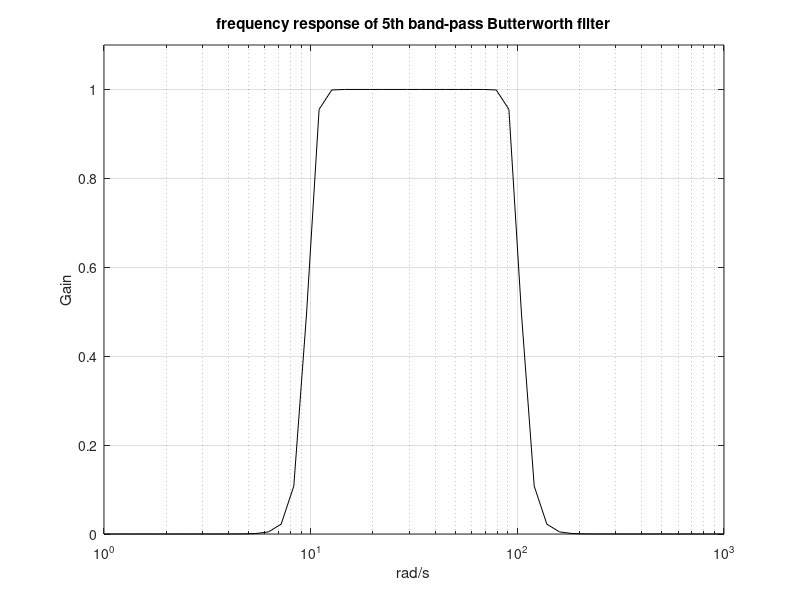

Recreate this plot in MATLAB.
% Frequency response of band-pass Butterworth filter
wl=10; % desired low cut-off frequency (rad/s)
wh=100; %desired high cut-off frequency (rad/s)
wb=[wl wh]; %the pass band
N=10; % order of the filter (5+5)
[num,den]=butter(N,wb,'s'); %analog band-pass Butterworth filter
w=logspace(0,3); %logaritmic set of frequency values
G=freqs(num,den,w); %computes frequency response
semilogx(w,abs(G),'k'); %plots linear amplitude
axis([1 1000 0 1.1]);
grid;
ylabel('Gain'); xlabel('rad/s'); title('frequency response of 5th band-pass Butterworth filter');
